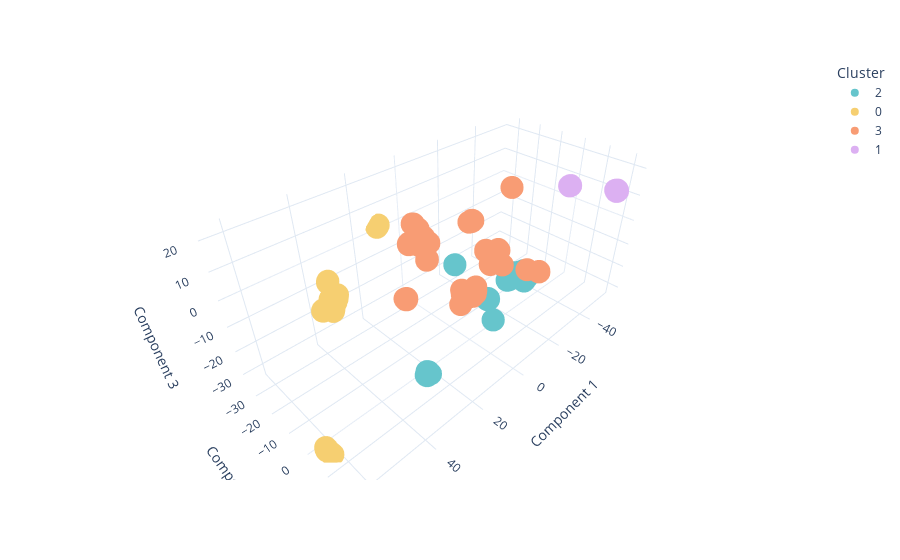

The notebook cell saved with this chart:
### Code cell
fig = px.scatter_3d(
    data_frame=reduced_df,
    x="Component 1",
    y="Component 2",
    z="Component 3",
    color="Cluster",
    color_discrete_sequence=px.colors.qualitative.Pastel,
    hover_data=[
        "taxon_id",
        "media_id"
    ],
    template="plotly_white"
)
fig.show()

### Figure 1 — Plotly figure (JSON) as saved in the notebook; plotly's stock layout.template omitted (floating-point values rounded to 4 significant figures; data arrays with more than 128 entries replaced by an {"elided": "..."} marker saying what was removed)
{"data": [{"customdata": {"elided": "2045x2 str values"}, "hovertemplate": "Cluster=2<br>Component 1=%{x}<br>Component 2=%{y}<br>Component 3=%{z}<br>taxon_id=%{customdata[0]}<br>media_id=%{customdata[1]}<extra></extra>", "legendgroup": "2", "marker": {"color": "rgb(102, 197, 204)", "symbol": "circle"}, "mode": "markers", "name": "2", "scene": "scene", "showlegend": true, "type": "scatter3d", "x": {"elided": "2045 float values"}, "y": {"elided": "2045 float values"}, "z": {"elided": "2045 float values"}}, {"customdata": {"elided": "1351x2 str values"}, "hovertemplate": "Cluster=0<br>Component 1=%{x}<br>Component 2=%{y}<br>Component 3=%{z}<br>taxon_id=%{customdata[0]}<br>media_id=%{customdata[1]}<extra></extra>", "legendgroup": "0", "marker": {"color": "rgb(246, 207, 113)", "symbol": "circle"}, "mode": "markers", "name": "0", "scene": "scene", "showlegend": true, "type": "scatter3d", "x": {"elided": "1351 float values"}, "y": {"elided": "1351 float values"}, "z": {"elided": "1351 float values"}}, {"customdata": {"elided": "3054x2 str values"}, "hovertemplate": "Cluster=3<br>Component 1=%{x}<br>Component 2=%{y}<br>Component 3=%{z}<br>taxon_id=%{customdata[0]}<br>media_id=%{customdata[1]}<extra></extra>", "legendgroup": "3", "marker": {"color": "rgb(248, 156, 116)", "symbol": "circle"}, "mode": "markers", "name": "3", "scene": "scene", "showlegend": true, "type": "scatter3d", "x": {"elided": "3054 float values"}, "y": {"elided": "3054 float values"}, "z": {"elided": "3054 float values"}}, {"customdata": {"elided": "295x2 str values"}, "hovertemplate": "Cluster=1<br>Component 1=%{x}<br>Component 2=%{y}<br>Component 3=%{z}<br>taxon_id=%{customdata[0]}<br>media_id=%{customdata[1]}<extra></extra>", "legendgroup": "1", "marker": {"color": "rgb(220, 176, 242)", "symbol": "circle"}, "mode": "markers", "name": "1", "scene": "scene", "showlegend": true, "type": "scatter3d", "x": {"elided": "295 float values"}, "y": {"elided": "295 float values"}, "z": {"elided": "295 float values"}}], "layout": {"legend": {"title": {"text": "Cluster"}, "tracegroupgap": 0}, "margin": {"t": 60}, "scene": {"domain": {"x": [0, 1], "y": [0, 1]}, "xaxis": {"title": {"text": "Component 1"}}, "yaxis": {"title": {"text": "Component 2"}}, "zaxis": {"title": {"text": "Component 3"}}}}}
